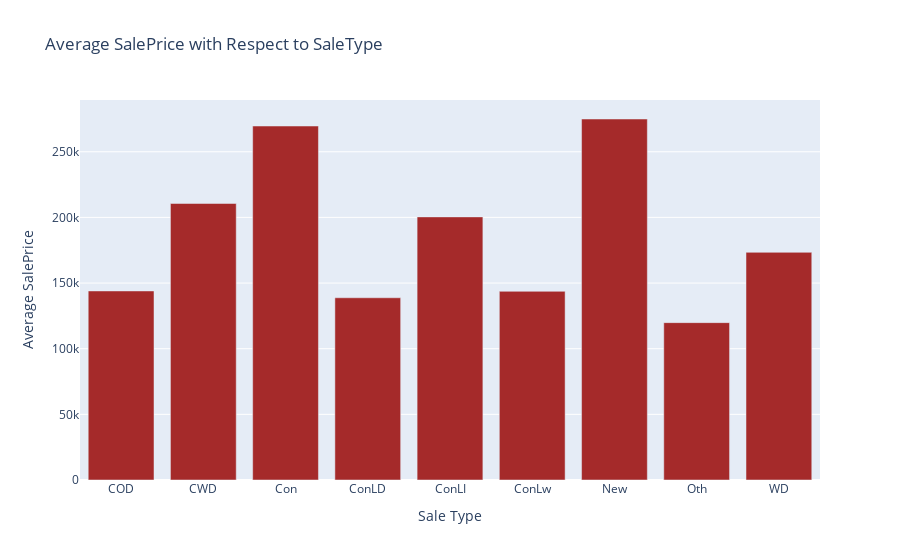

Source (notebook cell):
### Code cell
dy=pd.DataFrame(df.groupby('SaleType')['SalePrice'].mean().reset_index().values,
                    columns=["SaleType","SalePrice"])
fig = go.Figure(layout={'title':"Average SalePrice with Respect to SaleType",'xaxis':{'title':"Sale Type"}
                        ,'yaxis':{'title':"Average SalePrice"}})

# Add traces
fig.add_trace(go.Bar(x=dy.SaleType, y=dy.SalePrice,marker=dict(color="brown")))
fig.show()

### Figure 1 — Plotly figure (JSON) as saved in the notebook; plotly's stock layout.template omitted (floating-point values rounded to 4 significant figures)
{"data": [{"marker": {"color": "brown"}, "type": "bar", "x": ["COD", "CWD", "Con", "ConLD", "ConLI", "ConLw", "New", "Oth", "WD"], "y": [144000.0, 210600, 269600, 138800.0, 200390, 143700, 274900.0, 119850, 173400.0]}], "layout": {"title": {"text": "Average SalePrice with Respect to SaleType"}, "xaxis": {"title": {"text": "Sale Type"}}, "yaxis": {"title": {"text": "Average SalePrice"}}}}
